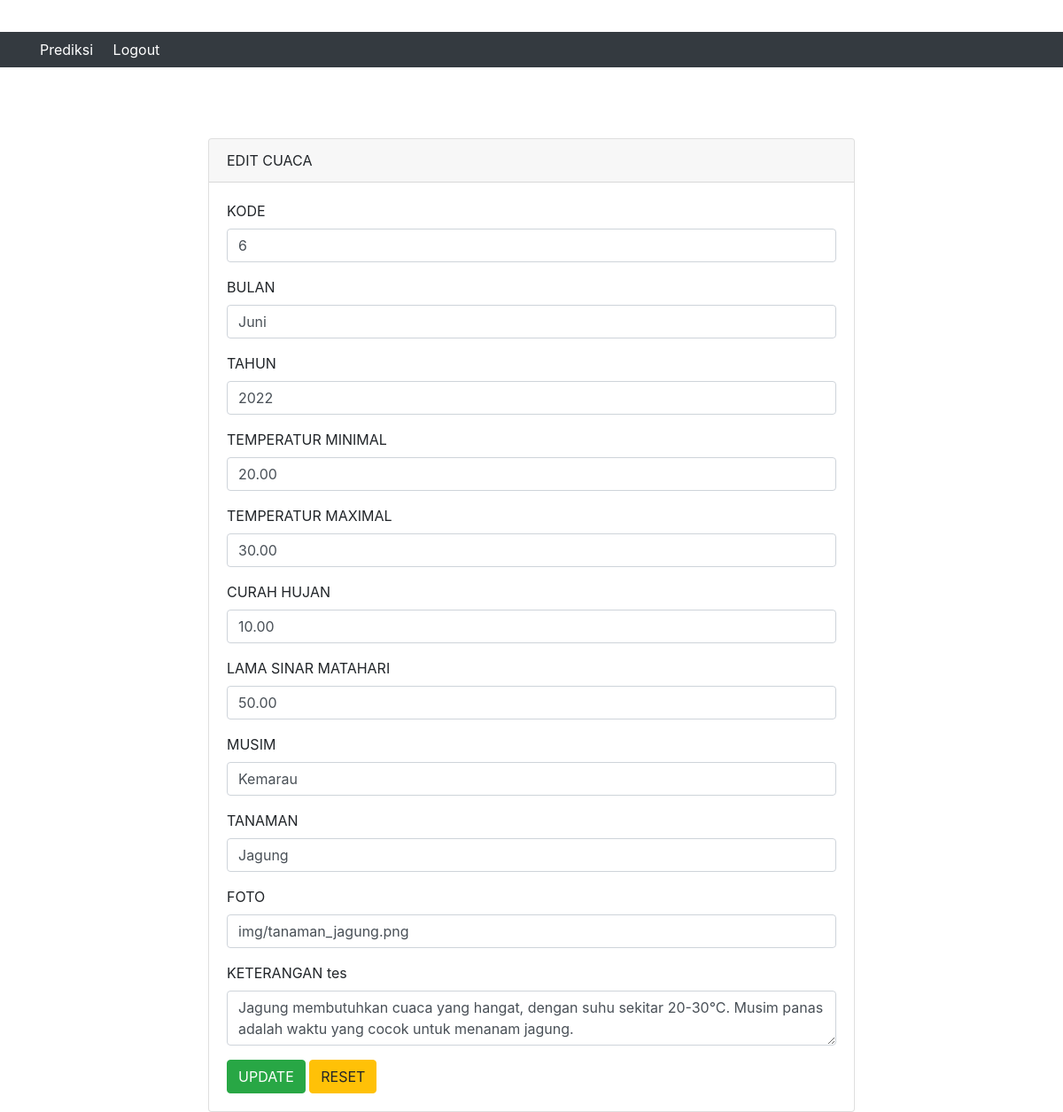
The app's page /edit-cuaca.php?Kode=6 with its own data.
### tables this page shows
CREATE TABLE `cuaca` (
  `Kode` int(11) NOT NULL,
  `Bulan` varchar(250) DEFAULT NULL,
  `Tahun` varchar(4) DEFAULT NULL,
  `Temperatur_Minimal` decimal(10,2) DEFAULT NULL,
  `Temperatur_Maximal` decimal(10,2) DEFAULT NULL,
  `Curah_Hujan` decimal(10,2) DEFAULT NULL,
  `Lama_Sinar_Matahari` decimal(10,2) DEFAULT NULL,
  `Musim` varchar(255) NOT NULL,
  `Tanaman` varchar(255) DEFAULT NULL,
  `Foto` varchar(255) DEFAULT NULL,
  `Keterangan` text NOT NULL
);

### edit-cuaca.php (the view, shortened to what this page needs)
<?php
  include('db.php');
  $Kode = $_GET['Kode'];
  $query = "SELECT * FROM cuaca WHERE Kode = '$Kode' LIMIT 1";
  $result = mysqli_query($conn, $query);
  $row = mysqli_fetch_array($result);
  ?>
<!doctype html>
<html lang="en">
  <head>
    <link rel="stylesheet" href="https://stackpath.bootstrapcdn.com/bootstrap/4.4.1/css/bootstrap.min.css">
  </head>
  <body>
    <?php include("header.php"); ?>
    <div class="container" style="margin-top: 80px">
      <div class="row">
        <div class="col-md-8 offset-md-2">
          <div class="card">
            <div class="card-header">
              EDIT CUACA
            </div>
            <div class="card-body">
              <form action="update-cuaca.php" method="POST">
                <div class="form-group">
                  <label>KODE</label>
                  <input type="text" name="Kode" value="<?php echo $row['Kode'] ?>" placeholder="Masukkan Kode" class="form-control">
                </div>
                <div class="form-group">
                  <label>BULAN</label>
                  <input type="text" name="Bulan" value="<?php echo $row['Bulan'] ?>" placeholder="Masukkan Bulan" class="form-control">
                </div>
                <div class="form-group">
                  <label>TAHUN</label>
                  <input type="text" name="Tahun" value="<?php echo $row['Tahun'] ?>" placeholder="Masukkan Tahun" class="form-control">
                </div>
                <div class="form-group">
                  <label>TEMPERATUR MINIMAL</label>
                  <input type="text" name="Temperatur_Minimal" value="<?php echo $row['Temperatur_Minimal'] ?>" placeholder="Masukkan Temperatur_Minimal" class="form-control">
                </div>
                <div class="form-group">
                  <label>TEMPERATUR MAXIMAL</label>
                  <input type="text" name="Temperatur_Maximal" value="<?php echo $row['Temperatur_Maximal'] ?>" placeholder="Masukkan Temperatur_Maximal" class="form-control">
                </div>
                <div class="form-group">
                  <label>CURAH HUJAN</label>
                  <input type="text" name="Curah_Hujan" value="<?php echo $row['Curah_Hujan'] ?>" placeholder="Masukkan Curah_Hujan" class="form-control">
                </div>
                <div class="form-group">
                  <label>LAMA SINAR MATAHARI</label>
                  <input type="text" name="Lama_Sinar_Matahari" value="<?php echo $row['Lama_Sinar_Matahari'] ?>" placeholder="Masukkan Lama_Sinar_Matahari" class="form-control">
                </div>
                <div class="form-group">
                  <label>MUSIM</label>
                  <input type="text" name="Musim" value="<?php echo $row['Musim'] ?>" placeholder="Masukkan Musim" class="form-control">
                </div>
                <div class="form-group">
                  <label>TANAMAN</label>
                  <input type="text" name="Tanaman" value="<?php echo $row['Tanaman'] ?>" placeholder="Masukkan Tanaman" class="form-control">
                </div>
                <div class="form-group">
                  <label>FOTO</label>
                  <input type="text" name="Foto" value="<?php echo $row['Foto'] ?>" placeholder="Masukkan Foto" class="form-control">
                </div>
                <div class="form-group">
                  <label>KETERANGAN tes</label>
                  <textarea class="form-control" name="Keterangan" placeholder="Masukkan Keterangan Cuaca"><?php echo $row['Keterangan'] ?></textarea>
                </div>
                <button type="submit" class="btn btn-success">UPDATE</button>
                <button type="reset" class="btn btn-warning">RESET</button>
              </form>
            </div>
          </div>
        </div>
      </div>
    </div>
  </body>
</html>

### records on screen
cuaca: Kode "6", Bulan "Juni", Tahun "2022", Temperatur_Minimal "20.00", Temperatur_Maximal "30.00", Curah_Hujan "10.00", Lama_Sinar_Matahari "50.00", Musim "Kemarau", Tanaman "Jagung", Foto "img/tanaman_jagung.png", Keterangan "Jagung membutuhkan cuaca yang hangat, dengan suhu sekitar 20-30°C. Musim panas adalah waktu yang cocok untuk menanam jagung."
